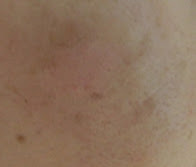
#> input picture src/node/2000.jpg, 196 x 167 px; its folder holds only this picture in this run
$ python -i skincrop.py   (imports and definitions only)
#> lines starting #> are read from the running program, lines starting #| are printed output that depends on the picture
#> further down, picture is the input picture: shape (167, 196, 3); mean B, G, R 93.7, 114.5, 140.5
import glob
import cv2
import numpy as np
import shutil
import os

# calculates the blurriness of the image
# note: changing target_size will influence sharpness score
def blur_score(image):
    target_size = 500 # the target size of image
    percentage = target_size/image.shape[1] #resize percentage
    w, h = int(image.shape[1] * percentage),int(image.shape[0] * percentage)
    dsize = (w, h)
    resize = cv2.resize(image, dsize)
    gray = cv2.cvtColor(resize, cv2.COLOR_BGR2GRAY)

    #calculating average gradient magnitude(sharpness)
    array = np.asarray(gray, dtype=np.int32)
    dx = np.diff(array)[1:,:]
    dy = np.diff(array, axis=0)[:,1:]
    dnorm = np.sqrt(dx**2 + dy**2)
    sharpness = np.average(dnorm)

    return sharpness

# finds the area of skin, and crops it into square image
# higher the dp_value, more sensitive the circle detection
def detection(image,dp_value,save_location):
    try:
        circles = cv2.HoughCircles(image, cv2.HOUGH_GRADIENT,dp=dp_value,param1=70,param2=50,minDist=2000,minRadius=300,maxRadius=600)
        if circles is not None:
           circles = np.round(circles[0, :]).astype("int")
           for (x, y, r) in circles:
              cropped = output[int(y-(r/2)):int(y+(r/2)),int(x-(r/2)):int(x+(r/2))]
              h,w,c = cropped.shape
              if h == w:
                  score = blur_score(cropped)
                  if score > 0.5: #0.5 is the sharpness threshold (can be changed)
                      cv2.imwrite(save_location, cropped)
                  else:
                      cv2.imwrite("./new/fail/{0}.jpg".format(i), cropped)
              return True
        else:
            return False
    except:
        return False

def denoise(img):

  img = cv2.cvtColor(img, cv2.COLOR_BGR2GRAY)
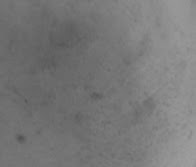
#> img: shape (167, 196); min 82, max 159, mean 119.9
  flat=cv2.GaussianBlur(img,(3,3),0)
  flat=cv2.GaussianBlur(flat,(5,5),0)
  flat=cv2.GaussianBlur(flat,(7,7),0)

  return flat


# [35 lines not run here, left out]

>>> import cv2
>>> picture = cv2.imread('../node/2000.jpg')
>>> result = denoise(picture)
